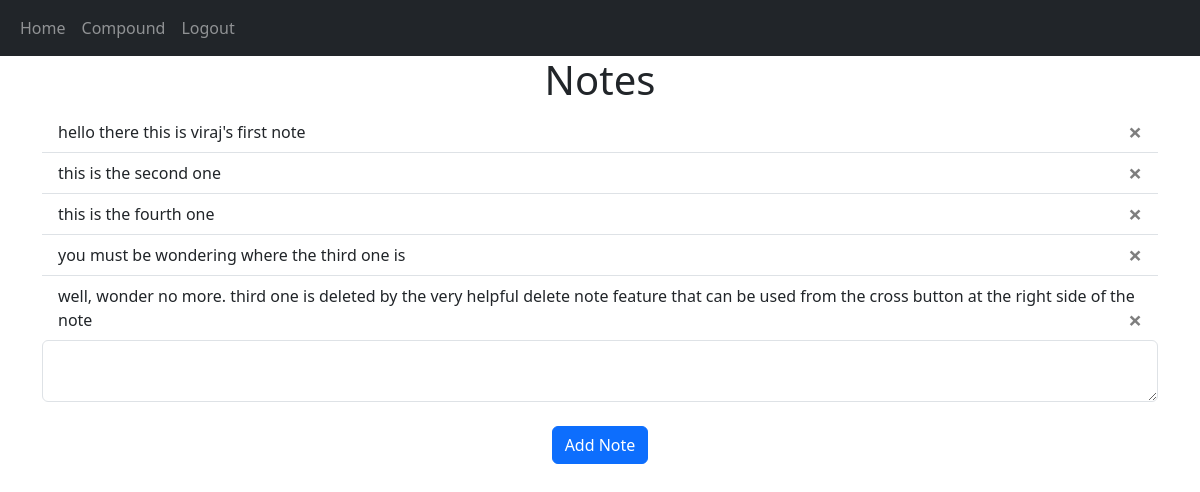
The app's page / (signed in) with its own data.
### website/models.py (models this page shows)
class Note(db.Model):
    id = db.Column(db.Integer,primary_key=True)
    data = db.Column(db.String(10000))
    date = db.Column(db.DateTime(timezone=True),default=func.now())
    user_id = db.Column(db.Integer,db.ForeignKey('user.id'))

### website/views.py (the view, shortened to what this page needs)
@views.route("/",methods=['GET','POST'])
@login_required
def home():
    return render_template('home.html', user=current_user)

### website/__init__.py (called while the page is built)
def create_app():
    app=Flask(__name__)
    app.secret_key = 'there there'
    app.config['SQLALCHEMY_DATABASE_URI']=f'sqlite:///{DB_NAME}'
    db.init_app(app)
    from .views import views
    from .auth import auth
    app.register_blueprint(views,url_prefix='/')
    app.register_blueprint(auth,url_prefix='/')
    from .models import User,Note
    with app.app_context():
        db.create_all()
    login_manager=LoginManager()
    login_manager.login_view='auth.login'
    login_manager.init_app(app)
    @login_manager.user_loader
    def load_user(id):
        return User.query.get(int(id))
    return app

### website/templates/home.html
{% extends "index.html" %} {% block title %}Home{% endblock %} {% block content%}
    <h1 align="center">Notes</h1>
    <ul class="list-group list-group-flush" id="notes">
      {% for note in user.notes %}
      <li class="list-group-item">
        {{ note.data }}
        <button type="button" class="close" onClick="deleteNote('{{note.id}}')">
          <span aria-hidden="true">&times;</span>
        </button>
      </li>
      {% endfor %}
    </ul>
    <form method="POST">
      <textarea name="note" id="note" class="form-control"></textarea>
      <br />
      <div align="center">
        <button type="submit" class="btn btn-primary">Add Note</button>
      </div>
    </form>
    {% endblock %}

### website/templates/index.html (shortened to what this page needs)
<!doctype html>
<html lang="en">
  <head>
    <link
    rel="stylesheet"
    href="https://stackpath.bootstrapcdn.com/bootstrap/4.4.1/css/bootstrap.min.css"
  />
  <link
    rel="stylesheet"
    href="https://stackpath.bootstrapcdn.com/font-awesome/4.7.0/css/font-awesome.min.css"
  />
    <link href="https://cdn.jsdelivr.net/npm/bootstrap@5.3.3/dist/css/bootstrap.min.css" rel="stylesheet">
  </head>
  <body>
    <nav class="navbar navbar-expand-lg navbar-dark bg-dark">
        <div class="container-fluid">
        <div class="collapse navbar-collapse" id="navbar">
            <div class="navbar-nav">
                {%if user.is_authenticated%}
                <a class="nav-item nav-link" id="home" href="/">Home</a>
                <a class="nav-item nav-link" id="compound" href="/compound">Compound</a>
                <a class="nav-item nav-link" id="logout" href="/logout">Logout</a>
                {%else%}
                <a class="nav-item nav-link" id="login" href="/login">Login</a>
                <a class="nav-item nav-link" id="signup" href="/signup">Sign Up</a>
                {%endif%}
            </div>
        </div>
    </div>
    </nav>
    <div class="container">
        {%block content%}
        {%endblock%}
    </div>
  </body>
</html>

### records on screen
Note: data "hello there this is viraj's first note"
Note: data "this is the second one"
Note: data "this is the fourth one"
Note: data "you must be wondering where the third one is"
Note: data "well, wonder no more. third one is deleted by the very helpful delete note feature that can be used from the cross button at the right side of the note"
